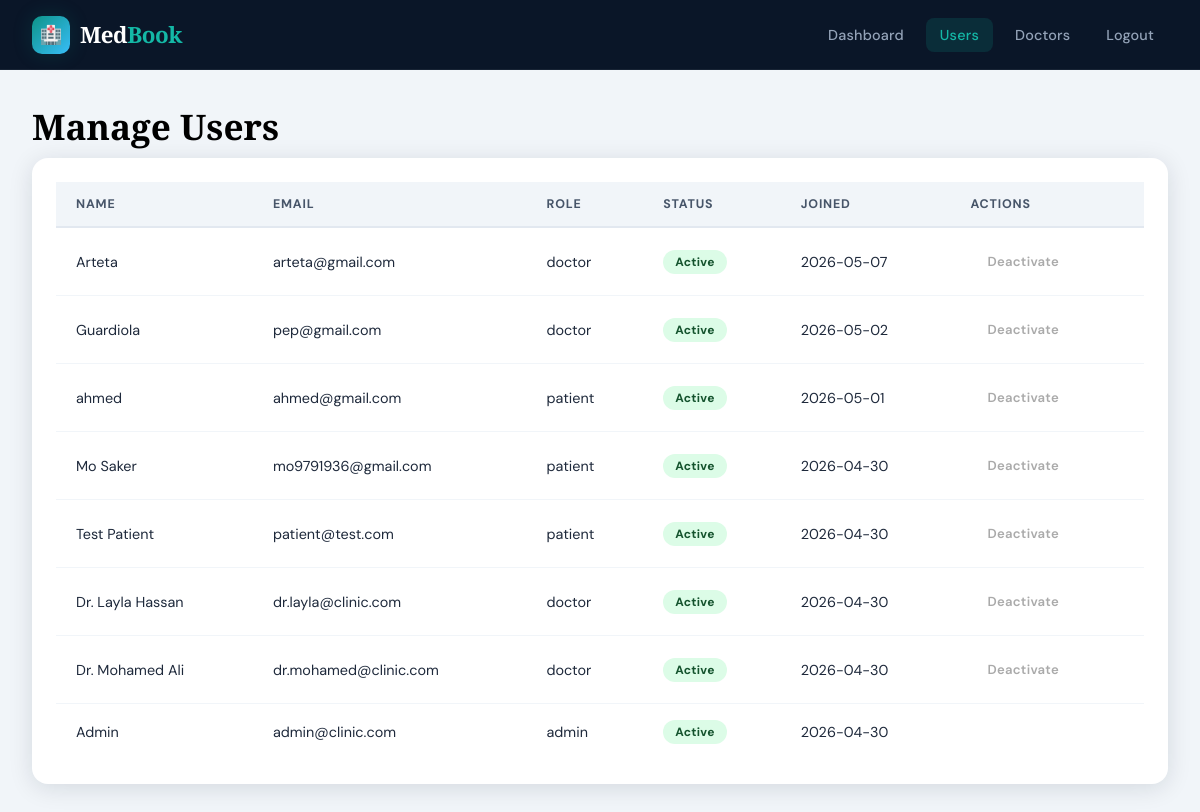
Page /admin/users (signed in) on the committed database.
### models.py (models this page shows, shortened)
class User(db.Model, UserMixin):
    __tablename__ = "users"
    id = db.Column(db.Integer, primary_key=True)
    name = db.Column(db.String(100), nullable=False)
    email = db.Column(db.String(150), unique=True, nullable=False)
    password_hash = db.Column(db.String(200), nullable=False)
    role = db.Column(db.String(20), nullable=False, default="patient")
    phone = db.Column(db.String(20), nullable=True)
    created_at = db.Column(db.DateTime, default=datetime.utcnow)
    is_active = db.Column(db.Boolean, default=True)
    appointments = db.relationship("Appointment", foreign_keys="Appointment.patient_id", backref="patient", lazy=True)
    payments = db.relationship("Payment", backref="user", lazy=True)
    doctor_profile = db.relationship("Doctor", backref="user", uselist=False, lazy=True, cascade="all, delete-orphan")

### routes/admin.py (the view)
@admin_bp.route("/users")
@admin_required
def manage_users():
    users = User.query.order_by(User.created_at.desc()).all()
    return render_template("admin/users.html", users=users)

### models.py (called while the page is built)
@login_manager.user_loader
def load_user(user_id):
    return User.query.get(int(user_id))

### routes/admin.py (called while the page is built)
def admin_required(f):
    @wraps(f)
    def decorated(*args, **kwargs):
        if not current_user.is_authenticated:
            return redirect(url_for("auth.login"))
        if current_user.role != "admin":
            flash("Admin access required.", "danger")
            return redirect(url_for("main.index"))
        return f(*args, **kwargs)
    return decorated

### templates/admin/users.html (shortened to what this page needs)
<!DOCTYPE html>
<html lang="en">
<head><meta charset="UTF-8"><title>Manage Users - MedBook</title>
<link rel="stylesheet" href="{{ url_for('static', filename='css/style.css') }}"></head>
<body>
<div class="navbar">
  <a href="/" class="navbar-brand"><div class="brand-icon">🏥</div><div class="brand-text">Med<span>Book</span></div></a>
  <ul class="nav-links">
    <li><a href="{{ url_for('admin.dashboard') }}">Dashboard</a></li>
    <li><a href="{{ url_for('admin.manage_users') }}" class="active">Users</a></li>
    <li><a href="{{ url_for('admin.manage_doctors') }}">Doctors</a></li>
    <li><a href="{{ url_for('auth.logout') }}">Logout</a></li>
  </ul>
</div>
<div class="main-content">
  <h2 class="page-title">Manage Users</h2>
  <div class="card">
    <div class="card-body">
      <table>
        <thead><tr><th>Name</th><th>Email</th><th>Role</th><th>Status</th><th>Joined</th><th>Actions</th></tr></thead>
        <tbody>
          {% for user in users %}
          <tr>
            <td>{{ user.name }}</td>
            <td>{{ user.email }}</td>
            <td>{{ user.role }}</td>
            <td><span class="badge badge-{{ 'approved' if user.is_active else 'rejected' }}">{{ 'Active' if user.is_active else 'Inactive' }}</span></td>
            <td>{{ user.created_at.strftime("%Y-%m-%d") }}</td>
            <td>
              {% if user.role != 'admin' %}
              <a href="{{ url_for('admin.toggle_user', user_id=user.id) }}" class="btn btn-outline btn-sm">{{ 'Deactivate' if user.is_active else 'Activate' }}</a>
              {% endif %}
            </td>
          </tr>
          {% endfor %}
        </tbody>
      </table>
    </div>
  </div>
</div>
</body></html>

### static/css/style.css (style rules this page uses)
:root { --navy: #0a1628; --navy-mid: #0f2040; --teal: #0d9488; --teal-light: #14b8a6; --teal-glow: rgba(13,148,136,0.18); --sky: #38bdf8; --cream: #f8f6f1; --white: #ffffff; --gray-100: #f1f5f9; --gray-200: #e2e8f0; --gray-400: #94a3b8; --gray-600: #475569; --gray-800: #1e293b; --red: #ef4444; --amber: #f59e0b; --green: #22c55e; --radius: 16px; --radius-sm: 8px; --shadow: 0 4px 24px rgba(10,22,40,0.12); --shadow-lg: 0 12px 48px rgba(10,22,40,0.22); --transition: all 0.3s cubic-bezier(0.4,0,0.2,1); }
*, *::before, *::after { box-sizing: border-box; margin: 0; padding: 0; }
html { scroll-behavior: smooth; }
body { font-family: 'DM Sans', sans-serif; background: var(--cream); color: var(--gray-800); min-height: 100vh; overflow-x: hidden; }
.navbar { background: var(--navy); padding: 0 2rem; height: 70px; display: flex; align-items: center; justify-content: space-between; position: sticky; top: 0; z-index: 1000; border-bottom: 1px solid rgba(255,255,255,0.06); backdrop-filter: blur(12px); }
.navbar-brand { display: flex; align-items: center; gap: 10px; text-decoration: none; }
.brand-icon { width: 38px; height: 38px; background: linear-gradient(135deg, var(--teal), var(--sky)); border-radius: 10px; display: flex; align-items: center; justify-content: center; font-size: 18px; box-shadow: 0 0 20px var(--teal-glow); }
.brand-text { font-family: 'Playfair Display', serif; font-size: 1.4rem; font-weight: 700; color: var(--white); letter-spacing: -0.5px; }
.brand-text span { color: var(--teal-light); }
.nav-links { display: flex; align-items: center; gap: 8px; list-style: none; }
.nav-links a { color: var(--gray-400); text-decoration: none; font-size: 0.9rem; font-weight: 500; padding: 8px 14px; border-radius: var(--radius-sm); transition: var(--transition); letter-spacing: 0.2px; }
.nav-links a.active { color: var(--teal-light); background: var(--teal-glow); }
.btn { display: inline-flex; align-items: center; gap: 8px; padding: 12px 24px; border-radius: var(--radius-sm); font-family: 'DM Sans', sans-serif; font-size: 0.92rem; font-weight: 600; text-decoration: none; border: none; cursor: pointer; transition: var(--transition); letter-spacing: 0.3px; }
.btn-outline { background: transparent; color: var(--white); border: 1.5px solid rgba(255,255,255,0.25); }
.btn-sm { padding: 8px 16px; font-size: 0.82rem; }
.card { background: var(--white); border-radius: var(--radius); box-shadow: var(--shadow); overflow: hidden; transition: var(--transition); }
.card-body { padding: 1.5rem; }
.page-title { font-family: 'Playfair Display', serif; font-size: 2.2rem; font-weight: 700; color: var(--white); margin-bottom: 0.5rem; }
.main-content { padding: 2rem; background: var(--gray-100); }
table { width: 100%; border-collapse: collapse; }
thead tr { background: var(--gray-100); border-bottom: 2px solid var(--gray-200); }
th { padding: 14px 20px; text-align: left; font-size: 0.78rem; font-weight: 700; color: var(--gray-600); letter-spacing: 0.8px; text-transform: uppercase; }
td { padding: 16px 20px; border-bottom: 1px solid var(--gray-100); font-size: 0.9rem; color: var(--gray-800); }
tr:last-child td { border-bottom: none; }
.badge { display: inline-flex; align-items: center; gap: 4px; padding: 4px 12px; border-radius: 100px; font-size: 0.75rem; font-weight: 700; letter-spacing: 0.3px; }
.badge-approved { background: #dcfce7; color: #14532d; }
.btn, button, input[type="submit"] { color: #aaa !important; }
h2, h3, h4, h5 { color: #000 !important; }
.page-title { color: #000 !important; font-weight: 700; }

### rows in the picture
User: name "Arteta", email "arteta@gmail.com", role "doctor", is_active "Active", created_at "2026-05-07", is_active "Deactivate"
User: name "Guardiola", email "pep@gmail.com", role "doctor", is_active "Active", created_at "2026-05-02", is_active "Deactivate"
User: name "ahmed", email "ahmed@gmail.com", role "patient", is_active "Active", created_at "2026-05-01", is_active "Deactivate"
User: name "Mo Saker", email "mo9791936@gmail.com", role "patient", is_active "Active", created_at "2026-04-30", is_active "Deactivate"
User: name "Test Patient", email "patient@test.com", role "patient", is_active "Active", created_at "2026-04-30", is_active "Deactivate"
User: name "Dr. Layla Hassan", email "dr.layla@clinic.com", role "doctor", is_active "Active", created_at "2026-04-30", is_active "Deactivate"
User: name "Dr. Mohamed Ali", email "dr.mohamed@clinic.com", role "doctor", is_active "Active", created_at "2026-04-30", is_active "Deactivate"
User: name "Admin", email "admin@clinic.com", role "admin", is_active "Active", created_at "2026-04-30"
